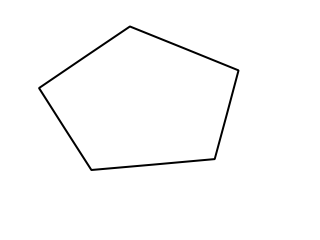
#> input picture detection/pentagono.png, 320 x 240 px
$ python lines_detection.py   (Python 2 division)
#> lines starting #> are read from the running program, lines starting #| are printed output that depends on the picture; after the words box and inside, x2 and y2 are one past the last pixel; in counts of white or black regions, pixels touching at a corner belong together
import cv2
import numpy as np
import math

import scipy.ndimage.filters as filters
import scipy.ndimage as ndimage
from scipy import misc

import matplotlib.pyplot as plt

# img is a image process by Canny filter
# @param rDim              the dimension of r for Hough space
# @param thetaDim          the dimension of theta for Hough space
# @param neighborhoodSize  the neighborhood size
# @param threshold         the thereshold
def houghLinesDetection (img, rDim=200, thetaDim=300, neighborhoodSize=20, threshold=80):

    # Get images dimensions
    xMax, yMax = img.shape[:2]

    # Define theta max and min
    thetaMax = 1.0 * math.pi
    thetaMin = 0.0

    # Define r min and max
    rMin = 0.0
    rMax = math.hypot(xMax, yMax) # Euclidean norm sqrt(x*x + y*y)

    # init the Hough space
    houghSpace = np.zeros((rDim, thetaDim))

    # The main loop to calculate Hough space
    for x in range (xMax):
        for y in range (yMax):
            # Ignore the background -
            # we consider an image with edge detection
            if img[x,y] < 10 : continue

            # If a pointer of edge, map to Hough Space
            for itheta in range(thetaDim):
                theta = 1.0 * itheta * thetaMax / thetaDim
                r = x * math.cos(theta) + y * math.sin(theta)
                ir = int( rDim * (1.0 * r) / rMax)
                houghSpace[ir,itheta] = houghSpace[ir,itheta] + 1

    # ------ Find maximas -------- #

    # The max data size
    dataMax = filters.maximum_filter(houghSpace, neighborhoodSize)
    maxima = (houghSpace == dataMax)

    # The min data size
    dataMin = filters.minimum_filter(houghSpace, neighborhoodSize)
    diff = ((dataMax - dataMin) > threshold)
    maxima[diff == 0] = 0

    labeled, numObjects = ndimage.label(maxima)
    slices = ndimage.find_objects(labeled)

    # Find the pointers of line
    # a convertion of Hough space
    x, y = [], []
    for dy,dx in slices:
        xCenter = (dx.start + dx.stop - 1)/2
        x.append(xCenter)
        yCenter = (dy.start + dy.stop - 1)/2
        y.append(yCenter)

    print x
    print y

    #--------- plot lines ----- #

    # create a figure with matplot
    # use this lib for draw lines
    fig, ax = plt.subplots()
    ax.imshow(img)
    ax.autoscale(False)

    # For each pair of points, calculate the line and
    # plot in image
    for i,j in zip(y, x):

        # calculate r and theta
        r = round( (1.0 * i * rMax ) / rDim,1)
        theta = round( (1.0 * j * thetaMax) / thetaDim,1)

        px = []
        py = []

        for i in range(-yMax-40,yMax+40, 1):
            px.append( math.cos(-theta) * i - math.sin(-theta) * r )
            py.append( math.sin(-theta) * i + math.cos(-theta) * r )

        # plot the calculated line in the fig
        # the line is size 10
        ax.plot(px,py, linewidth=10)

    # save the fig
    plt.savefig("image_line_pentagon.png",bbox_inches='tight')
    plt.close()


# load image
img = cv2.imread('pentagono.png')
#> img is the input picture: shape (240, 320, 3); min 0, max 255, mean 251.4

#3 - use canny to border detect
edges = cv2.Canny(img, 190, 200)
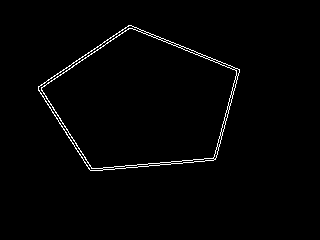
#> edges: shape (240, 320); 1.4% white in thin lines or dots, all inside (x1, y1, x2, y2) = (38, 25, 240, 171)

cv2.imwrite('envio_pentagon.png', edges)

# 4 - detect lines
houghLinesDetection(edges)
#> after the loop in houghLinesDetection, `for x in range (xMax):`:
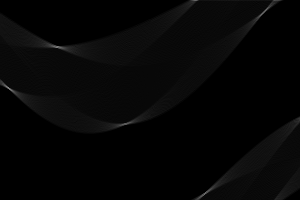
#> houghSpace: shape (200, 300) float64; min 0, max 130, mean 5.5
#> in houghLinesDetection, `plt.savefig("image_line_pentagon.png",bbox_inches='tight')`:
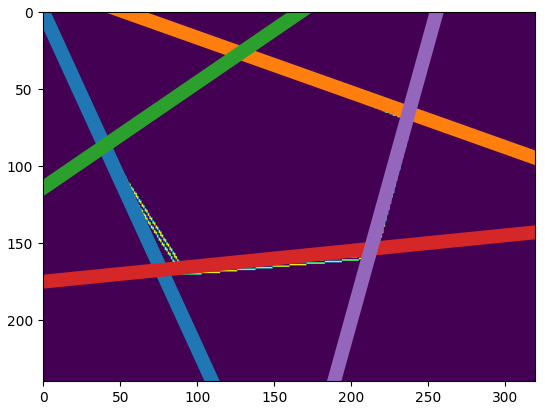
#> figure drawn by matplotlib, 1 panel
